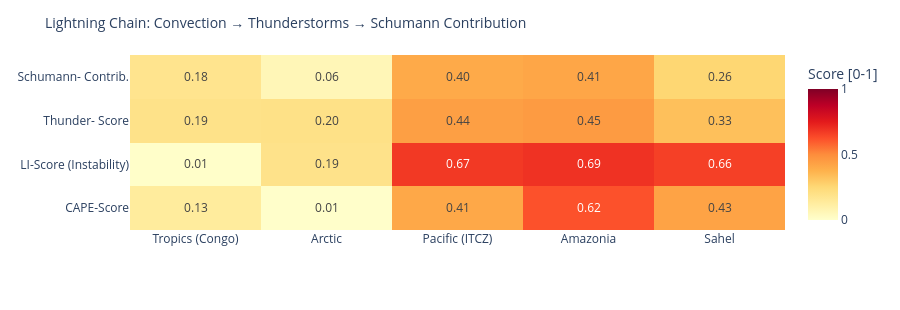

The notebook cell saved with this chart:
### Code cell
# ============================================================
# LIGHTNING CHAIN: Convection → Thunderstorms → Schumann
# Shows the causal chain per measurement point as heatmap
# ============================================================

def cape_score(v):
    """CAPE → normalized score [0,1]"""
    if v is None or pd.isna(v): return 0.0
    return min(1.0, float(v) / 3000)

def li_score(v):
    """Lifted Index: negative = unstable → score [0,1]"""
    if v is None or pd.isna(v): return 0.3
    return min(1.0, max(0.0, (-float(v) + 6) / 12))

def cloud_score(v):
    if v is None or pd.isna(v): return 0.3
    return float(v) / 100

def thunder_score(row):
    """Kombinierter Gewitterwahrscheinlichkeits-Score
    CAPE + LI + Bedeckung + WMO-Gewitter + konvektiver Niederschlag (showers)
    Hinweis: X-Ray und Kp sind kein Bestandteil – nur geomagn./solarer Kontext.
    """
    cs = cape_score(row.get('cape'))
    ls = li_score(row.get('li'))
    cl = cloud_score(row.get('cloud'))
    t  = 1.0 if row.get('thunderstorm') else 0.0
    # Convective precipitation (showers) as additional indicator
    sh = min(1.0, (row.get('showers') or 0) / 5.0)
    return round(cs * 0.30 + ls * 0.25 + cl * 0.15 + t * 0.20 + sh * 0.10, 3)

def schumann_contribution(t_score, lat):
    """Schumann contribution: higher in tropics (±30°), scaled by thunderstorm score"""
    lat_weight = max(0.3, 1.0 - abs(lat) / 60)
    return round(t_score * lat_weight, 3)

df_atm['cape_score']   = df_atm.apply(lambda r: cape_score(r['cape']), axis=1)
df_atm['li_score']     = df_atm.apply(lambda r: li_score(r['li']),    axis=1)
df_atm['thunder_score']= df_atm.apply(lambda r: thunder_score(r.to_dict()), axis=1)
df_atm['schumann_contribution'] = df_atm.apply(
    lambda r: schumann_contribution(r['thunder_score'], r['lat']), axis=1)

metrics = ['cape_score', 'li_score', 'thunder_score', 'schumann_contribution']
labels  = ['CAPE-Score', 'LI-Score\n(Instability)', 'Thunder-\nScore', 'Schumann-\nContrib.']
z_data  = [df_atm[m].tolist() for m in metrics]

fig = go.Figure(go.Heatmap(
    z=z_data,
    x=df_atm['point'].tolist(),
    y=labels,
    colorscale='YlOrRd',
    zmin=0, zmax=1,
    text=[[f'{v:.2f}' for v in row] for row in z_data],
    texttemplate='%{text}', textfont=dict(size=12),
    colorbar=dict(title='Score [0-1]')
))
fig.update_layout(
    title=dict(text='Lightning Chain: Convection → Thunderstorms → Schumann Contribution', font=dict(size=14)),
    height=310,
    plot_bgcolor='rgba(0,0,0,0)', paper_bgcolor='rgba(0,0,0,0)',
    margin=dict(l=130, r=80, t=55, b=80)
)
fig.show()

### Figure 1 — Plotly figure (JSON) as saved in the notebook; plotly's stock layout.template omitted (floating-point values rounded to 4 significant figures)
{"data": [{"colorbar": {"title": {"text": "Score [0-1]"}}, "colorscale": [[0.0, "rgb(255,255,204)"], [0.125, "rgb(255,237,160)"], [0.25, "rgb(254,217,118)"], [0.375, "rgb(254,178,76)"], [0.5, "rgb(253,141,60)"], [0.625, "rgb(252,78,42)"], [0.75, "rgb(227,26,28)"], [0.875, "rgb(189,0,38)"], [1.0, "rgb(128,0,38)"]], "text": [["0.13", "0.01", "0.41", "0.62", "0.43"], ["0.01", "0.19", "0.67", "0.69", "0.66"], ["0.19", "0.20", "0.44", "0.45", "0.33"], ["0.18", "0.06", "0.40", "0.41", "0.26"]], "textfont": {"size": 12}, "texttemplate": "%{text}", "type": "heatmap", "x": ["Tropics (Congo)", "Arctic", "Pacific (ITCZ)", "Amazonia", "Sahel"], "y": ["CAPE-Score", "LI-Score\n(Instability)", "Thunder-\nScore", "Schumann-\nContrib."], "z": [[0.1333, 0.006667, 0.41, 0.62, 0.4267], [0.008333, 0.1917, 0.675, 0.6917, 0.6583], [0.192, 0.2, 0.439, 0.453, 0.329], [0.179, 0.06, 0.402, 0.415, 0.258]], "zmax": 1, "zmin": 0}], "layout": {"height": 310, "margin": {"b": 80, "l": 130, "r": 80, "t": 55}, "paper_bgcolor": "rgba(0,0,0,0)", "plot_bgcolor": "rgba(0,0,0,0)", "title": {"font": {"size": 14}, "text": "Lightning Chain: Convection → Thunderstorms → Schumann Contribution"}}}
